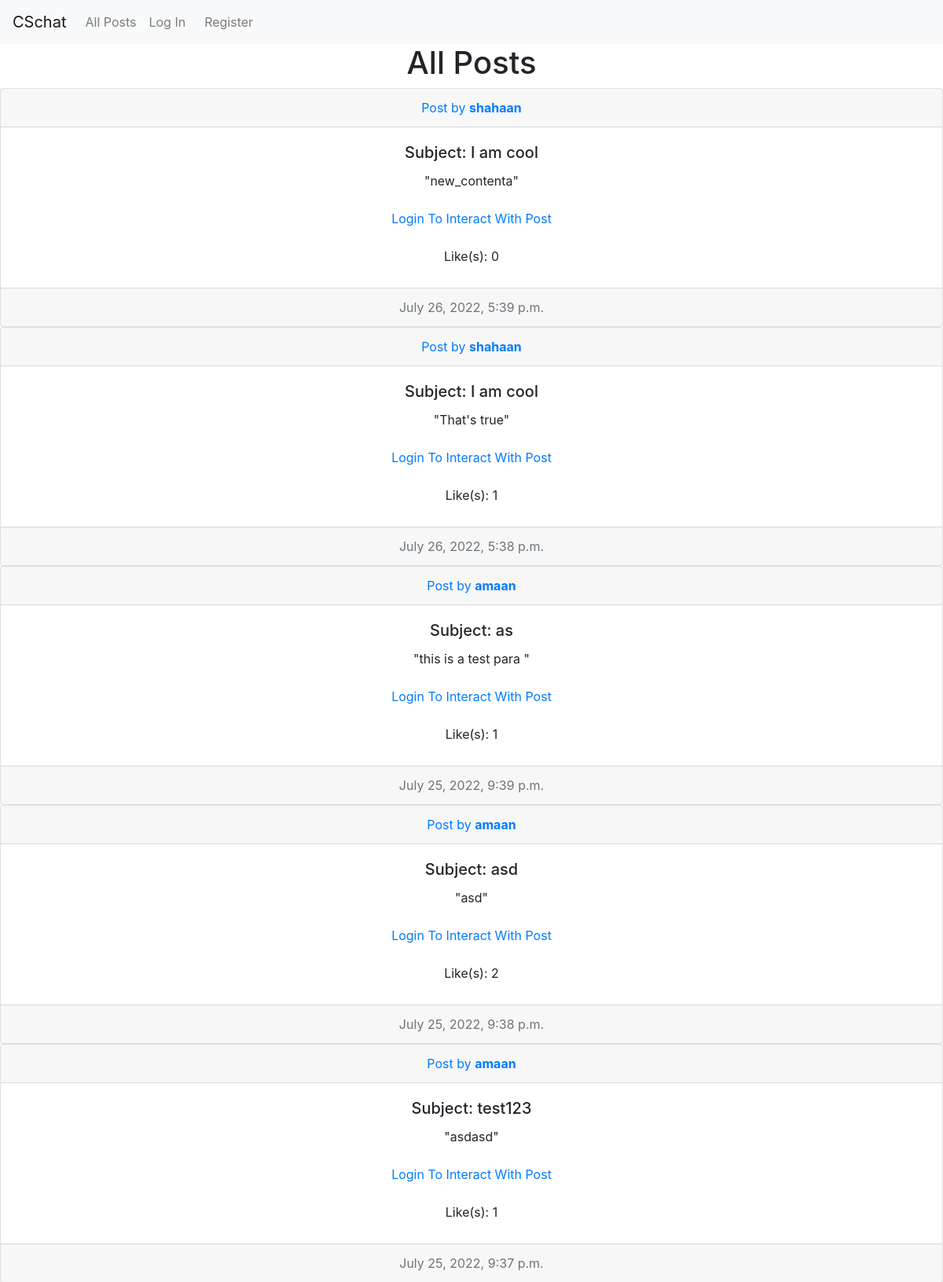
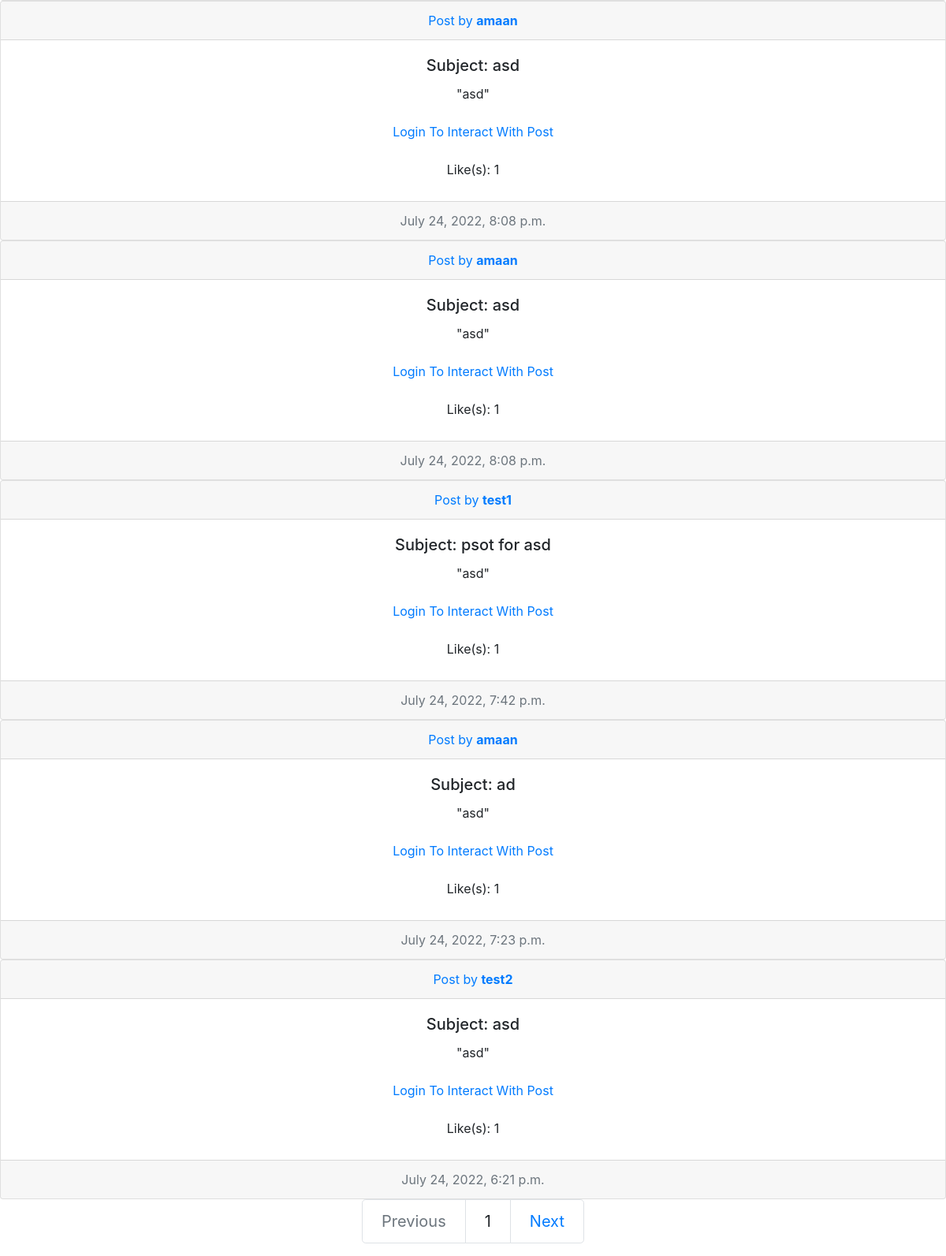
/, run on an earlier commit of the app's database (2 pictures, top to bottom).
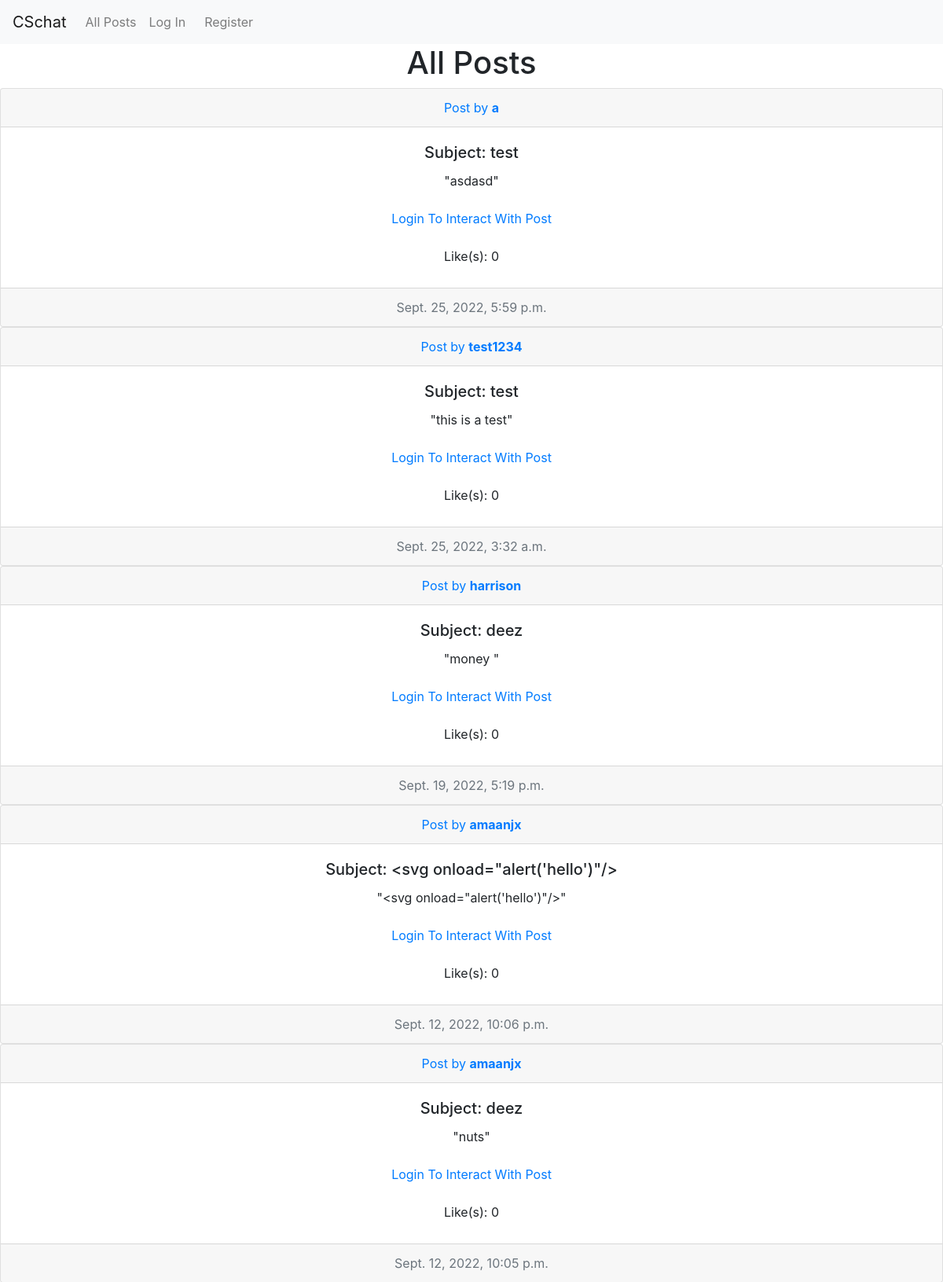
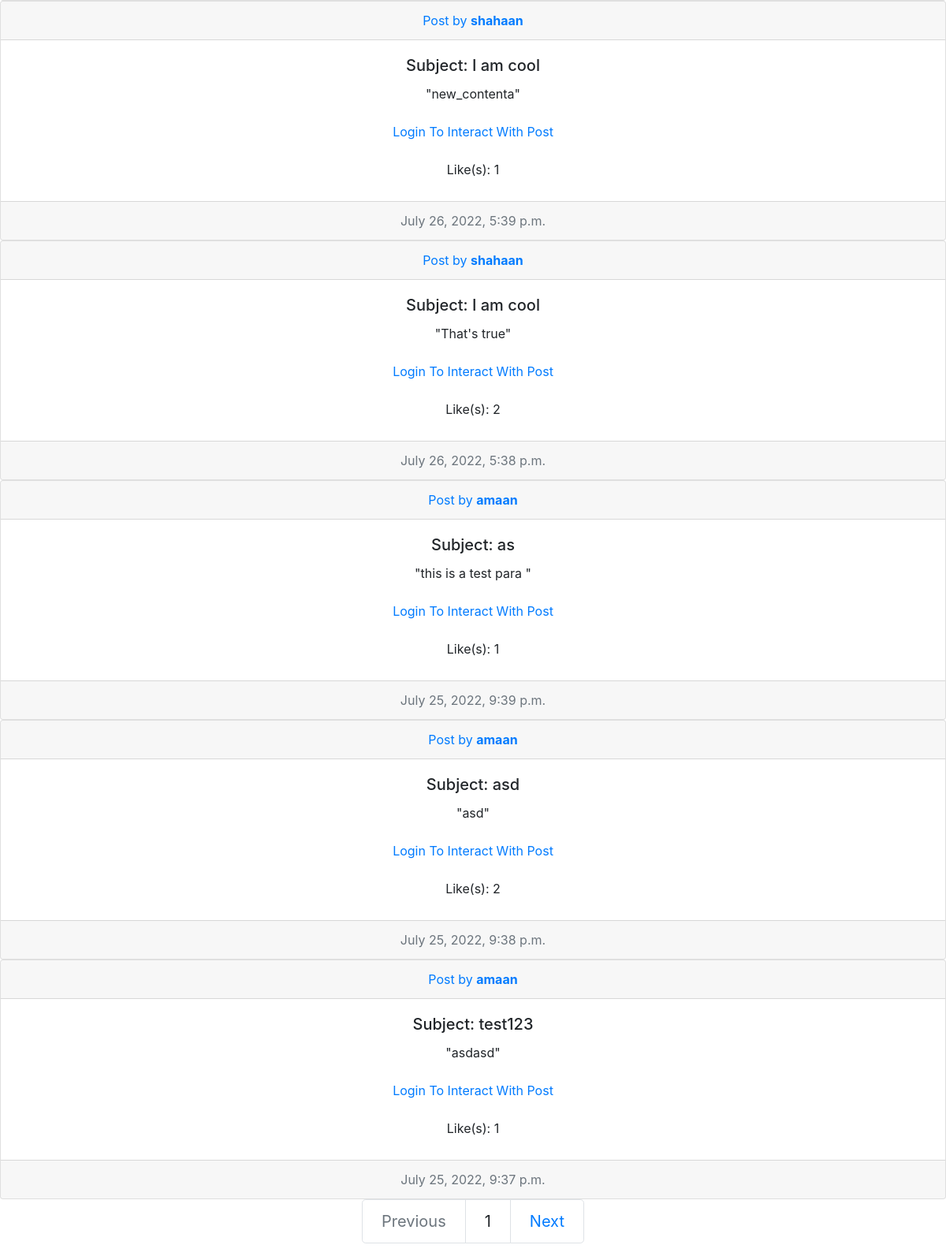
And on a later commit of the database (2 pictures, top to bottom).
### network/models.py (models this page shows, shortened)
class Post(models.Model):
    subject = models.CharField(max_length=64)
    content = models.CharField(max_length=280)
    post_date = models.DateTimeField(default=timezone.now)
    poster = models.ForeignKey(User, on_delete=models.CASCADE, related_name="posted_posts")
    likes = models.ManyToManyField(User, blank=True, related_name="liked_posts")

class User(AbstractUser):
    followers = models.ManyToManyField("self", blank=True, related_name="following", symmetrical=False)
    def __str__(self):
        return f"{self.username}"

### network/views.py (the view)
# urls.py: path("", views.home, name="home"),
def home(request):
    page_id = 1
    posts = Post.objects.order_by("-post_date").all()
    pages = Paginator(posts, 10)
    current_page = pages.page(page_id)
    if current_page.has_next() == True:
        nextpage = True
        nextpagenum = page_id + 1
    elif current_page.has_next() == False:
        nextpage = False
        nextpagenum = 1
    if current_page.has_previous() == True:
        previouspage = True
        previouspagenum = page_id - 1
    elif current_page.has_previous() == False:
        previouspage = False
        previouspagenum = 1
    return render(request, "network/index.html", {
        "posts": current_page,
        "pagenum": page_id,
        "nextpage": nextpage,
        "previouspage": previouspage,
        "nextpagenum": nextpagenum,
        "previouspagenum": previouspagenum,
        "display_type": "All Posts",
        "index": True,
        "editing_post": False
    })

### network/templates/network/index.html (shortened to what this page needs)
{% extends "network/layout.html" %}
{% load static %}
{% block body %}
    <h1 style="text-align: center;">{{display_type}}</h1>
    <div>
        {% for each in posts %}
            <div class="card text-center">
                <div class="card-header">
                    {% if each.poster == request.user %}
                    <a href="{% url 'profile' each.poster.id%}"><span style="font-weight:bold">You Posted</span></a>
                    {% else %}
                    <a href="{% url 'profile' each.poster.id%}">Post by <span style="font-weight:bold">{{each.poster}}</span></a>
                    {% endif %}
                    </div>
                        <div class="card-body">
                            <h5 class="card-title">Subject: {{each.subject}}</h5>
                                <div class="form-group" id="content_{{each.id}}">
                                    <p class="card-text" id="actual_content_{{each.id}}">"{{each.content}}"</p>
                                </div>
                            {% if user.is_authenticated %}
                                {% if each.poster == request.user %}
                                <a class="btn btn-outline-warning btn-small" onclick="edit_post(document.querySelector('#content_{{each.id}}'), '{{each.id}}', document.querySelector('#content_{{each.id}}'),document.querySelector('#edit_{{each.id}}'),document.querySelector('#newedits_{{each.id}}'), this)">Edit Post</a>
                                {% endif %}
                                <div class="mt-3">
                                    {% if user in each.likes.all %}
                                        <a class="btn btn-outline-success btn-small" onclick="like_post('{{each.id}}', document.querySelector('#likes_{{each.id}}'), '{{user}}', this)">Unlike</a>
                                    {% else %}
                                        <a class="btn btn-outline-success btn-small" onclick="like_post('{{each.id}}', document.querySelector('#likes_{{each.id}}'), '{{user}}', this)">Like</a>
                                    {% endif %}
                                </div>
                            {% else %}
                            <a class="nav-link" href="{% url 'login' %}">Login To Interact With Post</a>
                            {% endif %}
                            <div class="mt-3">
                                <label>Like(s):</label>
                                <label class="display-likes" id="likes_{{each.id}}">{{each.likes.count}}</label>
                            </div>
                        </div>
                    <div class="card-footer text-muted">
                    {{each.post_date}}
                    </div>
            </div>
        {% endfor %}
    </div>
    <nav aria-label="Page navigation">
        <ul class="pagination justify-content-center pagination-lg">
            {% if index == True %}
                {% if previouspage %}
                <li class="page-item"><a class="page-link" href="{% url 'index' previouspagenum %}">Previous</a></li>
                {% else %}
                <li class="page-item disabled"><a class="page-link">Previous</a></li>
                {% endif %}
                <li class="page-item"><a class="page-link">{{pagenum}}</a></li>
                {% if nextpage %}
                <li class="page-item"><a class="page-link" href="{% url 'index' nextpagenum %}">Next</a></li>
                {% else %}
                <li class="page-item disabled"><a class="page-link">Next</a></li>
                {% endif %}
            {% endif %}
        </ul>
      </nav>
{% endblock %}

### network/templates/network/layout.html (shortened to what this page needs)
{% load static %}
<!DOCTYPE html>
<html lang="en">
    <head>
        <link rel="stylesheet" href="https://stackpath.bootstrapcdn.com/bootstrap/4.4.1/css/bootstrap.min.css">
        <link href="{% static 'network/styles.css' %}" rel="stylesheet">
    </head>
    <body>
        <nav class="navbar navbar-expand-lg navbar-light bg-light">
            <a class="navbar-brand" href="#">CSchat</a>
            <div>
              <ul class="navbar-nav mr-auto d-flex flex-row">
                <li class="nav-item">
                  <a class="nav-link pr-2" href="{% url 'index' 1 %}">All Posts</a>
                </li>
                {% if user.is_authenticated %}
                <li class="nav-item pr-2">
                    <a class="nav-link" href="{% url 'following' 1 %}">Following</a>
                </li>
                    <li class="nav-item pr-2">
                        <a class="nav-link" href="{% url 'add' %}">Create Post</a>
                    </li>
                    <li class="nav-item pr-2">
                        <a class="nav-link" href="{% url 'profile' request.user.id %}">View Profile</a>
                    </li>
                    <li class="nav-item pr-2">
                        <a class="nav-link" href="{% url 'logout' %}">Log Out</a>
                    </li>
                {% else %}
                    <li class="nav-item pr-2">
                        <a class="nav-link" href="{% url 'login' %}">Log In</a>
                    </li>
                    <li class="nav-item">
                        <a class="nav-link" href="{% url 'register' %}">Register</a>
                    </li>
                {% endif %}
              </ul>
            </div>
          </nav>
        <div class="body">
            {% block body %}
            {% endblock %}
        </div>
    </body>
</html>

What changed in the data, as far as the page shows it:
no longer on this page (row unchanged): Post: poster "amaan", subject "asd", content "asd", likes.count "1", post_date "July 24, 2022, 8:08 p.m."
no longer on this page (row unchanged): Post: poster "amaan", subject "asd", content "asd", likes.count "1", post_date "July 24, 2022, 8:08 p.m."
no longer on this page (row unchanged): Post: poster "test1", subject "psot for asd", content "asd", likes.count "1", post_date "July 24, 2022, 7:42 p.m."
no longer on this page (row unchanged): Post: poster "amaan", subject "ad", content "asd", likes.count "1", post_date "July 24, 2022, 7:23 p.m."
no longer on this page (row unchanged): Post: poster "test2", subject "asd", content "asd", likes.count "1", post_date "July 24, 2022, 6:21 p.m."
added Post: poster "a", subject "test", content "asdasd", likes.count "0", post_date "Sept. 25, 2022, 5:59 p.m."
added Post: poster "test1234", subject "test", content "this is a test", likes.count "0", post_date "Sept. 25, 2022, 3:32 a.m."
added Post: poster "harrison", subject "deez", content "money", likes.count "0", post_date "Sept. 19, 2022, 5:19 p.m."
added Post: poster "amaanjx", subject "<svg onload=\"alert('hello')\"/>", content "<svg onload=\"alert('hello')\"/>", likes.count "0", post_date "Sept. 12, 2022, 10:06 p.m."
added Post: poster "amaanjx", subject "deez", content "nuts", likes.count "0", post_date "Sept. 12, 2022, 10:05 p.m."
computed for Post "new_contenta": likes.count "0" → "1"
computed for Post "That's true": likes.count "1" → "2"
